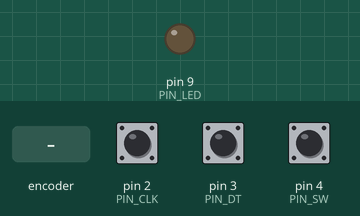
This sketch was run on a simulated Arduino Uno, built with avr-gcc and run on an emulated ATmega328P. Parts: output pins drawn as LEDs (lit = HIGH). The test bench sets the inputs (shaded band); at power-on: pin 4 (PIN_SW) HIGH, pin 2 (PIN_CLK) HIGH, pin 3 (PIN_DT) HIGH.

Above: at 1.2 s.
1.3 s: rotary encoder on pin 2 (PIN_CLK) / pin 3 (PIN_DT) turned 3 steps (first pin leading)
At 1.6 s:
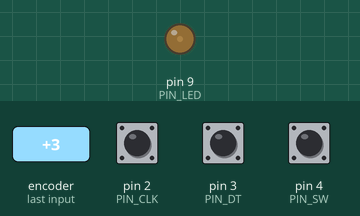
3.4 s: rotary encoder on pin 2 (PIN_CLK) / pin 3 (PIN_DT) turned 3 steps (first pin leading)
At 4.3 s:
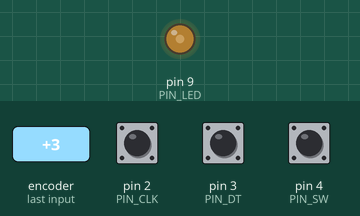
5.5 s: rotary encoder on pin 2 (PIN_CLK) / pin 3 (PIN_DT) turned 3 steps (first pin leading)
At 5.8 s:
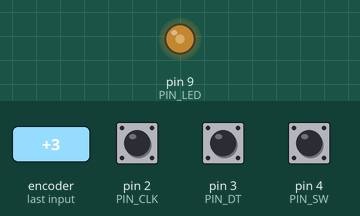
7.6 s: pin 4 (PIN_SW) pulled LOW for 0.15 s
At 8.4 s:
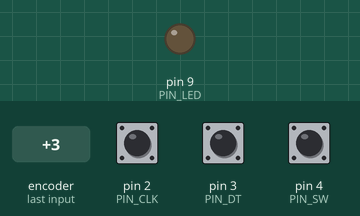
9.2 s: pin 4 (PIN_SW) pulled LOW for 1 s
At 9.6 s:
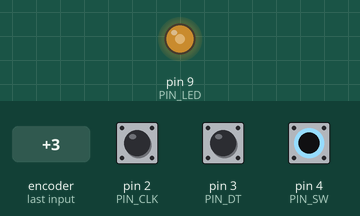
11.7 s: pin 4 (PIN_SW) pulled LOW for 3.2 s
At 12.8 s:
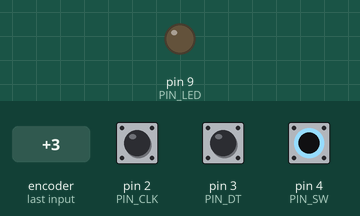
Timing chart, 0 to 14.7 s (numbered marks = the images above; inputs shaded):
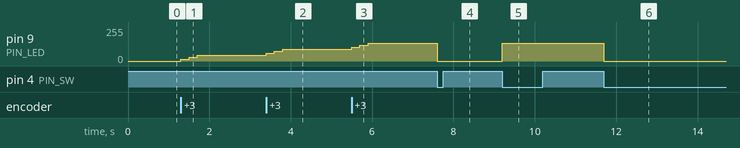

Measured:
- after the input at 1.3 s, pin 9 (PIN_LED): 0/255 → 15/255 at once, → 30/255 0.20 s later, → 45/255 0.20 s later
- after the input at 3.4 s, pin 9 (PIN_LED): 45/255 → 60/255 at once, → 75/255 0.20 s later, → 90/255 0.20 s later
- after the input at 5.5 s, pin 9 (PIN_LED): 90/255 → 105/255 at once, → 120/255 0.20 s later, → 135/255 0.20 s later
- after the input at 7.6 s, pin 9 (PIN_LED): 135/255 → 0/255 at once
- after the input at 9.2 s, pin 9 (PIN_LED): 0/255 → 135/255 at once
- after the input at 11.7 s, pin 9 (PIN_LED): 135/255 → 0/255 at once

The sketch:

encodeur_final.ino
```cpp
const byte PIN_CLK = 2;
const byte PIN_DT = 3;
const byte PIN_SW = 4;
const byte PIN_LED = 9;
const byte PAS = 15;

int luminosite = 0;
bool allumee = true;
int clkAvant = HIGH;
int swAvant = HIGH;
unsigned long dernierCran = 0;
unsigned long dernierAppui = 0;

void setup() {
  pinMode(PIN_CLK, INPUT_PULLUP);
  pinMode(PIN_DT, INPUT_PULLUP);
  pinMode(PIN_SW, INPUT_PULLUP);
  pinMode(PIN_LED, OUTPUT);
}

void loop() {
  int clk = digitalRead(PIN_CLK);
  if (clk == LOW && clkAvant == HIGH && millis() - dernierCran > 5) {
    dernierCran = millis();
    if (digitalRead(PIN_DT) == HIGH) {
      luminosite = constrain(luminosite + PAS, 0, 255);
    } else {
      luminosite = constrain(luminosite - PAS, 0, 255);
    }
  }
  clkAvant = clk;

  int sw = digitalRead(PIN_SW);
  if (sw == LOW && swAvant == HIGH && millis() - dernierAppui > 30) {
    dernierAppui = millis();
    allumee = !allumee;
  }
  swAvant = sw;

  if (allumee) {
    analogWrite(PIN_LED, luminosite);
  } else {
    analogWrite(PIN_LED, 0);
  }
}
```
